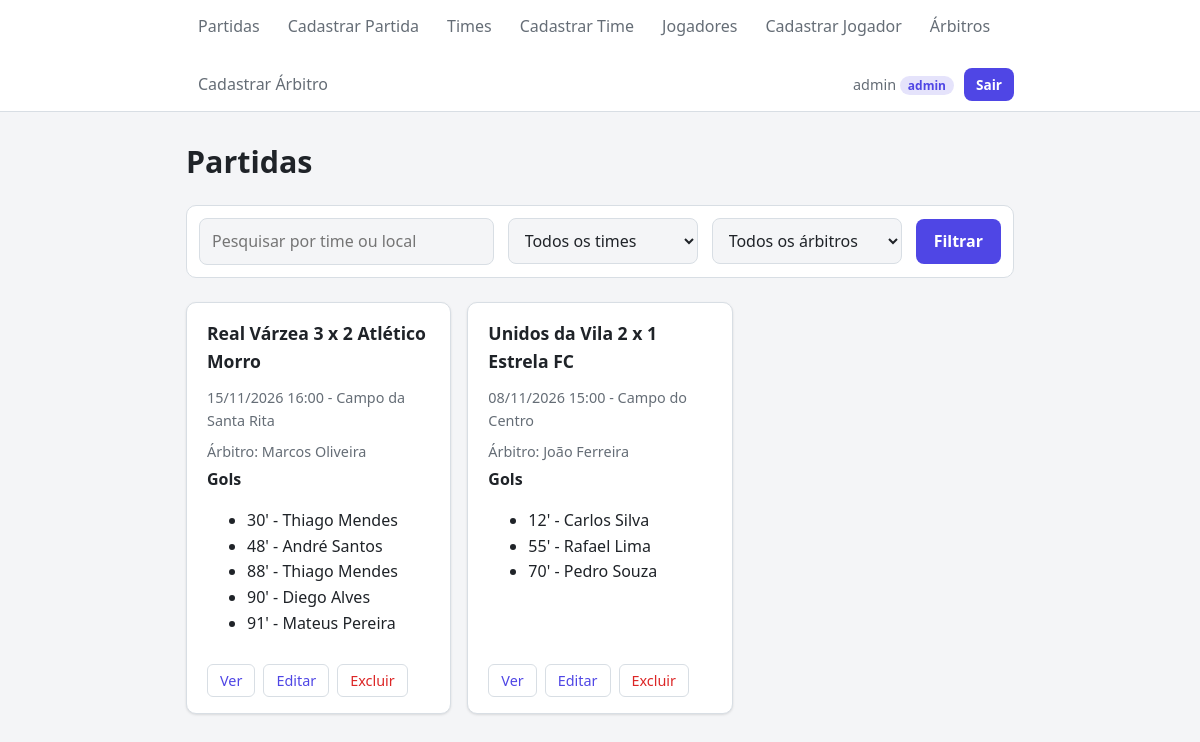
The app's page /partidas/ (signed in) with its own data.
### campeonato/models.py (models this page shows, shortened)
class Partida(models.Model):
    timeCasa = models.ForeignKey(Time,
    on_delete=models.CASCADE,
    related_name="partidasCasa",
    verbose_name="Time da casa",)
    timeFora = models.ForeignKey(Time,
    on_delete=models.CASCADE,
    related_name="partidasFora",
    verbose_name="Time visitante",)
    arbitro = models.ForeignKey(Arbitro,
    on_delete=models.SET_NULL,
    null=True,
    blank=True,
    related_name="partidas",
    verbose_name="Árbitro",)
    jogadores = models.ManyToManyField(Jogador,
    through="Gol",
    related_name="partidas",
    verbose_name="Jogadores que marcaram",)
    data = models.DateTimeField(verbose_name="Data e hora")
    local = models.CharField(max_length=100, verbose_name="Local")
    def golsCasa(self):
        return self.gols.filter(jogador__time=self.timeCasa).count() # conta só os gols de jogadores do time da casa
    def golsFora(self):
        return self.gols.filter(jogador__time=self.timeFora).count()
    def placar(self):
        return f"{self.timeCasa} {self.golsCasa()} x {self.golsFora()} {self.timeFora}"

class Time(models.Model):
    nome = models.CharField(max_length=100, unique=True, verbose_name="Nome") # unique=True impede dois times com o mesmo nome
    bairro = models.CharField(max_length=100, verbose_name="Bairro")
    def __str__(self):
        return self.nome

class Arbitro(models.Model):
    nome = models.CharField(max_length=100, verbose_name="Nome")
    telefone = models.CharField(max_length=20, verbose_name="Telefone")
    def __str__(self):
        return self.nome

class Gol(models.Model):
    partida = models.ForeignKey(Partida,
    on_delete=models.CASCADE,
    related_name="gols",
    verbose_name="Partida",) # com o related_name podemos usar partida.gols.all()
    jogador = models.ForeignKey(Jogador,
    on_delete=models.CASCADE,
    related_name="gols",
    verbose_name="Jogador",)
    minuto = models.PositiveIntegerField(verbose_name="Minuto")
    class Meta:
        ordering = ["minuto"] # os gols sempre aparecem em ordem de minuto
    def __str__(self):
        return f"{self.minuto}' - {self.jogador.nome}"

class Jogador(models.Model):
    POSICOES = [
        ("goleiro", "Goleiro"),
        ("zagueiro", "Zagueiro"),
        ("lateral", "Lateral"),
        ("meio", "Meio-campo"),
        ("atacante", "Atacante"),
    ] # o primeiro valor é salvo no banco e o segundo é o que aparece na tela
    nome = models.CharField(max_length=100, verbose_name="Nome")
    posicao = models.CharField(max_length=20, choices=POSICOES, verbose_name="Posição")
    numeroCamisa = models.PositiveIntegerField(verbose_name="Número da camisa")
    time = models.ForeignKey(Time,
    on_delete=models.CASCADE,
    related_name="jogadores",
    verbose_name="Time",) # com o related_name podemos usar time.jogadores.all()

### campeonato/views.py (the view)
# urls.py: path("partidas/", PartidaListView.as_view(), name="listaPartidas"),
class PartidaListView(LoginRequiredMixin, ListView):
    model = Partida
    template_name = "campeonato/partida_lista.html"
    context_object_name = "partidas"  # nome da variável usada no template
    extra_context = {"tituloPagina": "Partidas", "h1": "Partidas"}
    def get_queryset(self):
        partidas = Partida.objects.select_related("timeCasa", "timeFora", "arbitro").order_by("-data")
        busca = self.request.GET.get("busca", "")
        time = self.request.GET.get("time", "")
        arbitro = self.request.GET.get("arbitro", "")
        if busca:
            partidas = partidas.filter(
                Q(timeCasa__nome__icontains=busca)
                | Q(timeFora__nome__icontains=busca)
                | Q(local__icontains=busca)
            )
        if time:
            partidas = partidas.filter(Q(timeCasa_id=time) | Q(timeFora_id=time))
        if arbitro:
            partidas = partidas.filter(arbitro_id=arbitro)
        return partidas
    def get_context_data(self, **kwargs):
        contexto = super().get_context_data(**kwargs)
        contexto["busca"] = self.request.GET.get("busca", "")
        contexto["filtroTime"] = self.request.GET.get("time", "")
        contexto["filtroArbitro"] = self.request.GET.get("arbitro", "")
        contexto["filtrando"] = any([contexto["busca"], contexto["filtroTime"], contexto["filtroArbitro"]])
        contexto["times"] = Time.objects.order_by("nome")  # opções do select de time
        contexto["arbitros"] = Arbitro.objects.order_by("nome")  # opções do select de árbitro
        return contexto

### campeonato/templates/campeonato/partida_lista.html (shortened to what this page needs)
{% extends "campeonato/base.html" %}
{% block conteudo %}
    <form method="get" class="form-busca">
        <input type="text" name="busca" value="{{ busca }}" placeholder="Pesquisar por time ou local">
        <select name="time">
            <option value="">Todos os times</option>
        </select>
        <select name="arbitro">
            <option value="">Todos os árbitros</option>
        </select>
        <button type="submit">Filtrar</button>
    </form>
    <div class="lista-cards">
        {% for partida in partidas %}
            <div class="card">
                <h2><a href="{% url 'detalhePartida' partida.pk %}">{{ partida.placar }}</a></h2>
                <p class="categoria">{{ partida.data|date:"d/m/Y H:i" }} - {{ partida.local }}</p>
                <p class="categoria">Árbitro: {{ partida.arbitro|default:"não definido" }}</p>
                {% if partida.gols.all %}
                    <div class="card-secao">
                        <strong>Gols</strong>
                        <ul class="mini-lista">
                            {% for gol in partida.gols.all %}
                                <li>{{ gol }}</li>
                            {% endfor %}
                        </ul>
                    </div>
                {% endif %}
                <div class="acoes">
                    <a href="{% url 'detalhePartida' partida.pk %}">Ver</a>
                    {% if user.is_staff %}
                        <a href="{% url 'editarPartida' partida.pk %}">Editar</a>
                        <a href="{% url 'excluirPartida' partida.pk %}">Excluir</a>
                    {% endif %}
                </div>
            </div>
        {% empty %}
            {% if filtrando %}
                <p class="vazio">Nenhuma partida encontrada com esses filtros.</p>
            {% else %}
                <p class="vazio">Nenhuma partida cadastrada.</p>
            {% endif %}
        {% endfor %}
    </div>
{% endblock %}

### campeonato/templates/campeonato/base.html (shortened to what this page needs)
{% load static %}
<!DOCTYPE html>
<html lang="pt-BR">
<head>
    <link rel="stylesheet" href="{% static 'campeonato/css/style.css' %}">
</head>
<body>
    <header>
        <nav>
            <ul>
                {% if user.is_authenticated %}
                    <li><a href="{% url 'listaPartidas' %}">Partidas</a></li>
                    {% if user.is_staff %}<li><a href="{% url 'cadastrarPartida' %}">Cadastrar Partida</a></li>{% endif %}
                    <li><a href="{% url 'listaTimes' %}">Times</a></li>
                    {% if user.is_staff %}<li><a href="{% url 'cadastrarTime' %}">Cadastrar Time</a></li>{% endif %}
                    <li><a href="{% url 'listaJogadores' %}">Jogadores</a></li>
                    {% if user.is_staff %}<li><a href="{% url 'cadastrarJogador' %}">Cadastrar Jogador</a></li>{% endif %}
                    <li><a href="{% url 'listaArbitros' %}">Árbitros</a></li>
                    {% if user.is_staff %}<li><a href="{% url 'cadastrarArbitro' %}">Cadastrar Árbitro</a></li>{% endif %}
                    <li class="usuario">
                        <span>{{ user.username }} <span class="nivel">{% if user.is_staff %}admin{% else %}user{% endif %}</span></span>
                        <form method="post" action="{% url 'logout' %}" class="form-sair">
                            <button type="submit">Sair</button>
                        </form>
                    </li>
                {% else %}
                    <li><a href="{% url 'login' %}">Entrar</a></li>
                    <li><a href="{% url 'cadastroUsuario' %}">Criar conta</a></li>
                {% endif %}
            </ul>
        </nav>
    </header>
    <main>
        <h1>{% block h1 %}{{h1}}{% endblock %}</h1>
        {% block conteudo %}{% endblock %}
    </main>
</body>
</html>

### campeonato/static/campeonato/css/style.css (style rules this page uses)
:root { --fundo: #f4f5f7; --superficie: #ffffff; --texto: #1f2328; --texto-suave: #656d76; --borda: #d8dee4; --primaria: #4f46e5; --primaria-hover: #4338ca; --perigo: #dc2626; --perigo-hover: #b91c1c; --sucesso: #16a34a; --raio: 10px; --sombra: 0 1px 3px rgba(0, 0, 0, 0.08), 0 1px 2px rgba(0, 0, 0, 0.04); }
*, *::before, *::after { box-sizing: border-box; }
body { margin: 0; font-family: system-ui, -apple-system, "Segoe UI", Roboto, sans-serif; font-size: 16px; line-height: 1.6; color: var(--texto); background: var(--fundo); }
a { color: var(--primaria); text-decoration: none; }
header { background: var(--superficie); border-bottom: 1px solid var(--borda); position: sticky; top: 0; z-index: 10; }
nav ul { list-style: none; margin: 0 auto; padding: 0 16px; max-width: 860px; display: flex; flex-wrap: wrap; gap: 4px; }
nav a { display: block; padding: 14px 12px; color: var(--texto-suave); font-weight: 500; }
main { max-width: 860px; margin: 0 auto; padding: 32px 16px 64px; }
h1 { font-size: 1.9rem; margin: 0 0 24px; line-height: 1.2; }
h2 { font-size: 1.2rem; margin: 32px 0 12px; }
.card, article { background: var(--superficie); border: 1px solid var(--borda); border-radius: var(--raio); box-shadow: var(--sombra); padding: 16px 20px; margin-bottom: 12px; }
.card h2 { margin: 0 0 6px; font-size: 1.1rem; }
.card p, article p { margin: 4px 0; }
.lista-cards { display: grid; grid-template-columns: repeat(auto-fill, minmax(240px, 1fr)); gap: 16px; }
.lista-cards .card { margin-bottom: 0; display: flex; flex-direction: column; transition: transform 0.15s, box-shadow 0.15s; }
.lista-cards .card h2 a { color: var(--texto); }
.lista-cards .card .acoes { margin-top: auto; padding-top: 12px; }
.categoria { color: var(--texto-suave); font-size: 0.9rem; }
.acoes { display: flex; gap: 8px; margin-top: 10px; }
.acoes a { font-size: 0.9rem; padding: 4px 12px; border: 1px solid var(--borda); border-radius: 6px; }
.acoes a[href*="excluir"] { color: var(--perigo); }
form { background: var(--superficie); border: 1px solid var(--borda); border-radius: var(--raio); padding: 20px; margin: 0 0 24px; display: flex; flex-direction: column; gap: 14px; }
input[type="text"], input[type="number"], input[type="datetime-local"], input[type="email"], input[type="password"], select, textarea { width: 100%; font: inherit; color: var(--texto); background: var(--fundo); border: 1px solid var(--borda); border-radius: 8px; padding: 10px 12px; }
button, .botao { align-self: flex-start; font: inherit; font-weight: 600; color: #ffffff; background: var(--primaria); border: none; border-radius: 8px; padding: 10px 18px; cursor: pointer; transition: background 0.15s; }
.form-busca { flex-direction: row; align-items: center; padding: 12px; }
.form-busca input { flex: 1; }
.form-busca button { align-self: auto; }
.form-busca select { width: auto; flex: 0 1 190px; }
nav .usuario { margin-left: auto; display: flex; align-items: center; gap: 10px; color: var(--texto-suave); font-size: 0.9rem; }
.nivel { font-size: 0.75rem; font-weight: 600; padding: 1px 8px; border-radius: 999px; color: var(--primaria); background: color-mix(in srgb, var(--primaria) 15%, transparent); }
.form-sair { background: none; border: none; padding: 0; margin: 0; }
.form-sair button { padding: 6px 12px; font-size: 0.85rem; width: auto; }

### records on screen
Partida: placar "Real Várzea 3 x 2 Atlético Morro", data "15/11/2026 16:00", local "Campo da Santa Rita", arbitro "Marcos Oliveira"
Gol: minuto+jogador "30' - Thiago Mendes"
Gol: minuto+jogador "48' - André Santos"
Gol: minuto+jogador "88' - Thiago Mendes"
Gol: minuto+jogador "90' - Diego Alves"
Gol: minuto+jogador "91' - Mateus Pereira"
Partida: placar "Unidos da Vila 2 x 1 Estrela FC", data "08/11/2026 15:00", local "Campo do Centro", arbitro "João Ferreira"
Gol: minuto+jogador "12' - Carlos Silva"
Gol: minuto+jogador "55' - Rafael Lima"
Gol: minuto+jogador "70' - Pedro Souza"

### other values on screen
{{ user.username }} "admin"
{{ h1 }} "Partidas"
